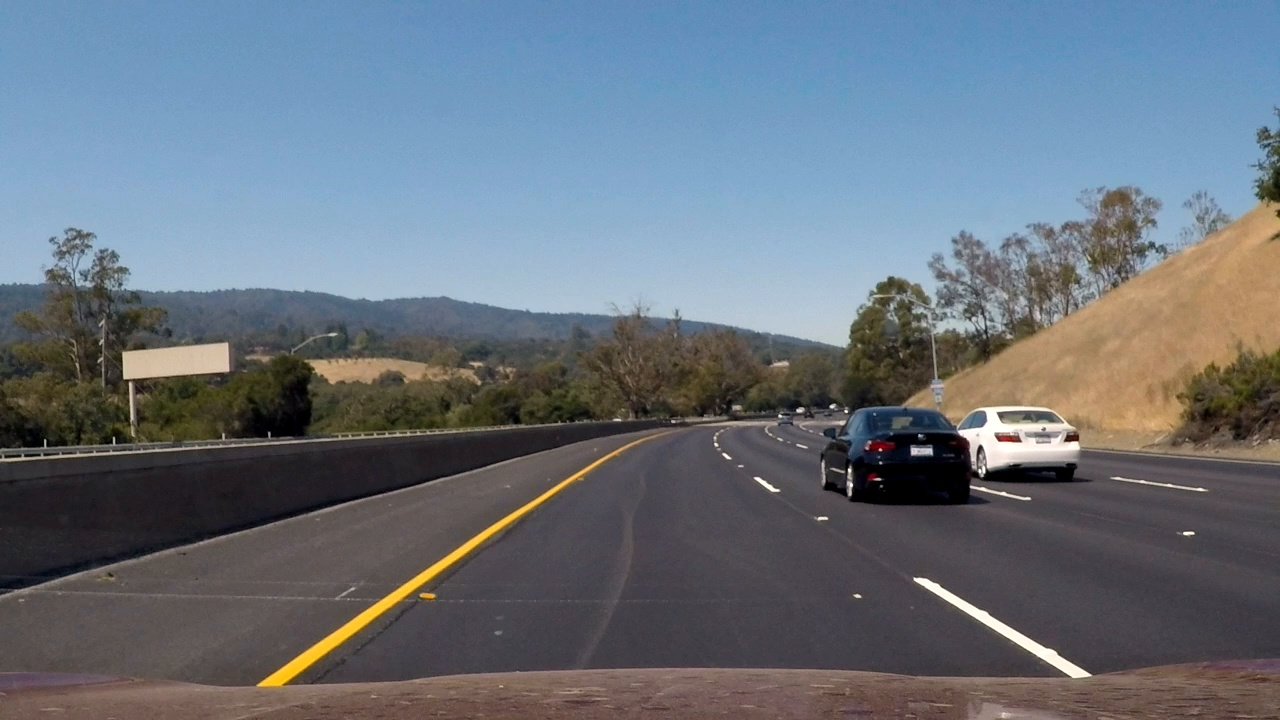
#> input picture images/challenge.jpg, 1280 x 720 px
$ python gradient_combination.py ../images/challenge.jpg
#> lines starting #> are read from the running program, lines starting #| are printed output that depends on the picture; after the words box and inside, x2 and y2 are one past the last pixel; in counts of white or black regions, pixels touching at a corner belong together
### tuner/tuner.py
#!/bin/env python3

import numpy as np
import cv2 as cv
import json
import argparse


class Tuner_Cfg:
    ''' Represents the configuration object of Tuner class
    :param cfg_file: File containing the configuration
    :type cfg_file: str
    :param default_attrs: Default configuration if cfg_file doesn't exit
    :type cfg_file: list
    '''
    def __init__(self, cfg_file, default_attrs = []):
        self._cfg_file = cfg_file
        self._cfg_attrs = self._load(default_attrs)


    def __str__(self):
        ret = ''
        for attr, val, maxVal in self._cfg_attrs:
            ret += f'{attr} = {val}\n'
        return ret


    def _load(self, default_attrs):
        try:
            with open(self._cfg_file, 'r') as fp:
                return json.load(fp)
        except FileNotFoundError:
            return default_attrs


    # [10 lines left out: function get_value, not called in this run]


    def get_attrs(self):
        '''Get the attributes list

        :returns: The list of attributes
        :rtype: list
        '''
        return self._cfg_attrs


    def get_dict(self):
        '''Get a dict with keyword and value of attrs

        :returns: The dict with all attributes
        :rtype: dict
        '''
        return {key:value for key, value, _ in self._cfg_attrs}


    # [9 lines left out: function set_value, not called in this run]


    def save(self):
        '''Saves the configuration to the cfg_file
        '''
        with open(self._cfg_file, 'w') as fp:
            json.dump(self._cfg_attrs, fp)


class Tuner_Args:
    def __init__(self, args):
        for key, value in args.items():
            setattr(self, key, value)


class Tuner:
    def __init__(self, image, cfg, process, title = ''):
        ''' Parameter Tuner class
        :param image: Input image
        :type image: numpy.ndarray
        :param cfg: Parameters configuration
        :type cfg: Tuner_Cfg
        :param process: The algorithm to be called whenever any parameter change
        :type process: function
        :param title: The title that appears on the window
        :type process: str
        '''
        self._TITLE = title
        self._image = image
        self._cfg = cfg
        self._process = process

        def on_change(attr, pos):
            self._cfg.set_value(attr, pos)
            self._render()

        def get_lambda(attr):
            return lambda pos : on_change(attr, pos)

        cv.namedWindow(self._TITLE, cv.WINDOW_NORMAL | cv.WINDOW_KEEPRATIO)

        for attr, value, max_val in self._cfg.get_attrs():
            cv.createTrackbar(
                attr,
                self._TITLE,
                value,
                max_val,
                get_lambda(attr),
            )

        self._render()
        key = cv.waitKey()
        while(key != ord('\r')):
            key = cv.waitKey()

        cv.destroyWindow(self._TITLE)


    def _render(self):
        shape, imgs = self._process(
            image = self._image,
            args = Tuner_Args(self._cfg.get_dict()),
        )
        self._plot(
            shape = shape,
            imgs = imgs,
        )


    def _plot(self, shape, imgs):
        lines = []
        for i in range(shape[0]):
            lines.append(np.hstack(imgs[i * shape[0]:i * shape[0] + shape[1]]))

        img = np.vstack(lines)
        cv.imshow(self._TITLE, img)


    def get_cfg(self):
        '''Get the resulting configuration

        :returns: The configuration after the tuning process
        :rtype: Tuner_Cfg
        '''
        return self._cfg


def Tuner_App(process, config, title, description = ''):
#> called with title = 'Gradient Combination'
    parser = argparse.ArgumentParser(description = description)
    parser.add_argument('img_path', help = 'Image file')
    parser.add_argument('-c', '--config_file',
        help = 'Config file',
        default = '.' + ''.join(title.split()) + '.cfg'
    )
    args = parser.parse_args()
    image = cv.imread(args.img_path)
#> image is the input picture: shape (720, 1280, 3); mean B, G, R 123.9, 113.8, 104.6

    cfg = Tuner(
            image = image,
            cfg = Tuner_Cfg(args.config_file, config),
            process = process,
            title = title,
    ).get_cfg()
#> the loop in __init__, `for key, value in args.items():` made 12 passes
#> (key, value) on passes 1 to 8: ('x_ksize', 3), ('x_ths_min', 0), ('x_ths_max', 0), ('y_ksize', 3), ('y_ths_min', 0), ('y_ths_max', 0), ('mag_ksize', 3), ('mag_ths_min', 0)

    cfg.save()
    print(cfg)

### examples/gradient_combination.py
#!/bin/env python3

import cv2 as cv
import numpy as np
import argparse
import tuner.tuner as tuner


def ths(img, ths_min, ths_max):
#> called with ths_min = 0, ths_max = 0
    ret = np.zeros_like(img)
#> ret: shape (720, 1280); every value is 0
    ret[(img >= ths_min) & (img <= ths_max)] = 255
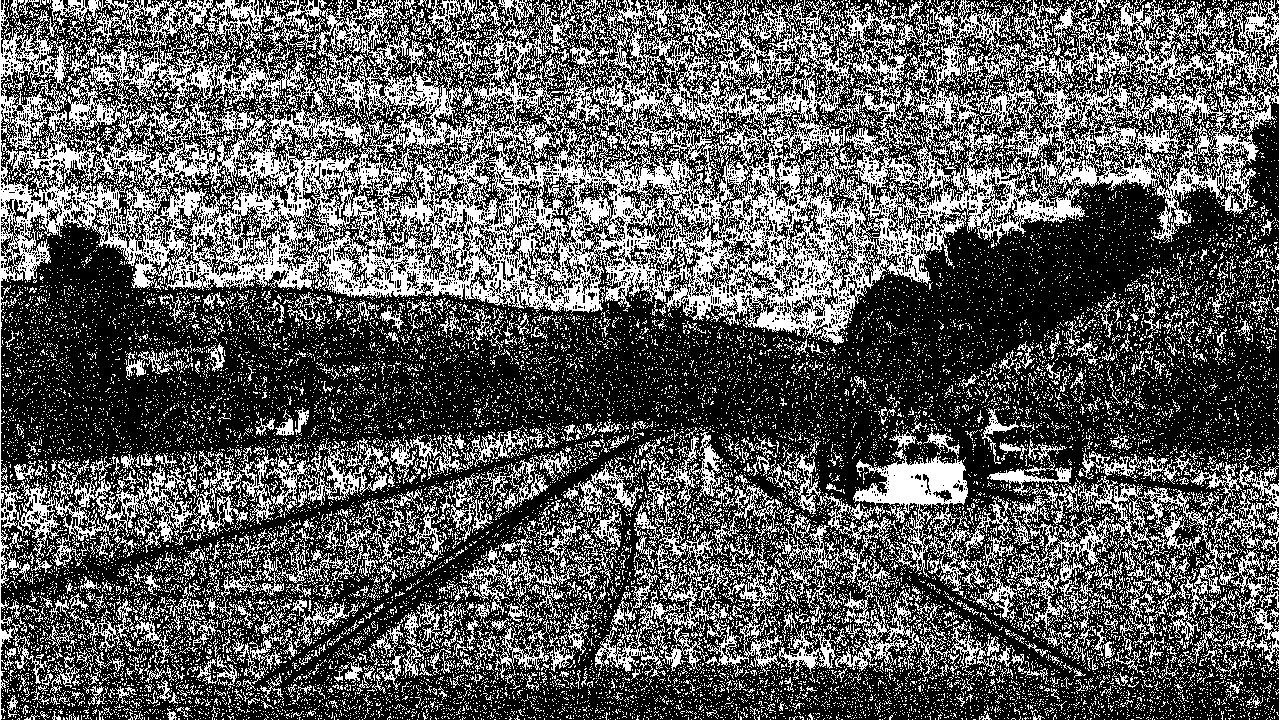
#> ret: shape (720, 1280); 35.4% white in thin lines or dots
    return np.uint8(ret)


def scale(img):
    img = np.absolute(img)
    return np.uint8(255 * (img / np.max(img)))


def mag(gradient_x, gradient_y):
    gradient_mag = np.sqrt(np.square(gradient_x) + np.square(gradient_y))
    return np.uint8(255 * (gradient_mag / np.max(gradient_mag)))


def gradient_xy(img, t, k_size, ths_min, ths_max):
    if t == 'x':
        return ths(scale(cv.Sobel(
            src = img,
            ddepth = cv.CV_64F,
            dx = 1,
            dy = 0,
            ksize = k_size
        )), ths_min, ths_max)

    return ths(scale(cv.Sobel(
        src = img,
        ddepth = cv.CV_64F,
        dx = 0,
        dy = 1,
        ksize = k_size
    )), ths_min, ths_max)


def gradient_mag(img, k_size, ths_min, ths_max):
#> called with k_size = 3, ths_min = 0, ths_max = 0
    grad_x = cv.Sobel(
        src = img,
        ddepth = cv.CV_64F,
        dx = 1,
        dy = 0,
        ksize = k_size,
    )
    grad_y = cv.Sobel(
        src = img,
        ddepth = cv.CV_64F,
        dx = 0,
        dy = 1,
        ksize = k_size,
    )
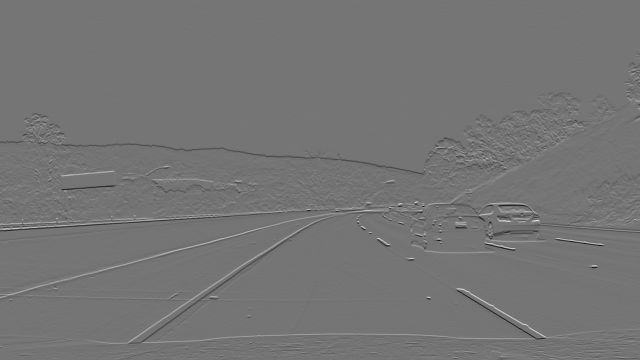
#> grad_y: shape (720, 1280) float64 (shown at 1/2 size); min -755, max 890, mean -0.5; drawn with min black and max white

    return ths(mag(grad_x, grad_y), ths_min, ths_max)
#> call 3 of ths, with ths_min = 0, ths_max = 0
#> in ths (call 3), `ret[(img >= ths_min) & (img <= ths_max)] = 255`:
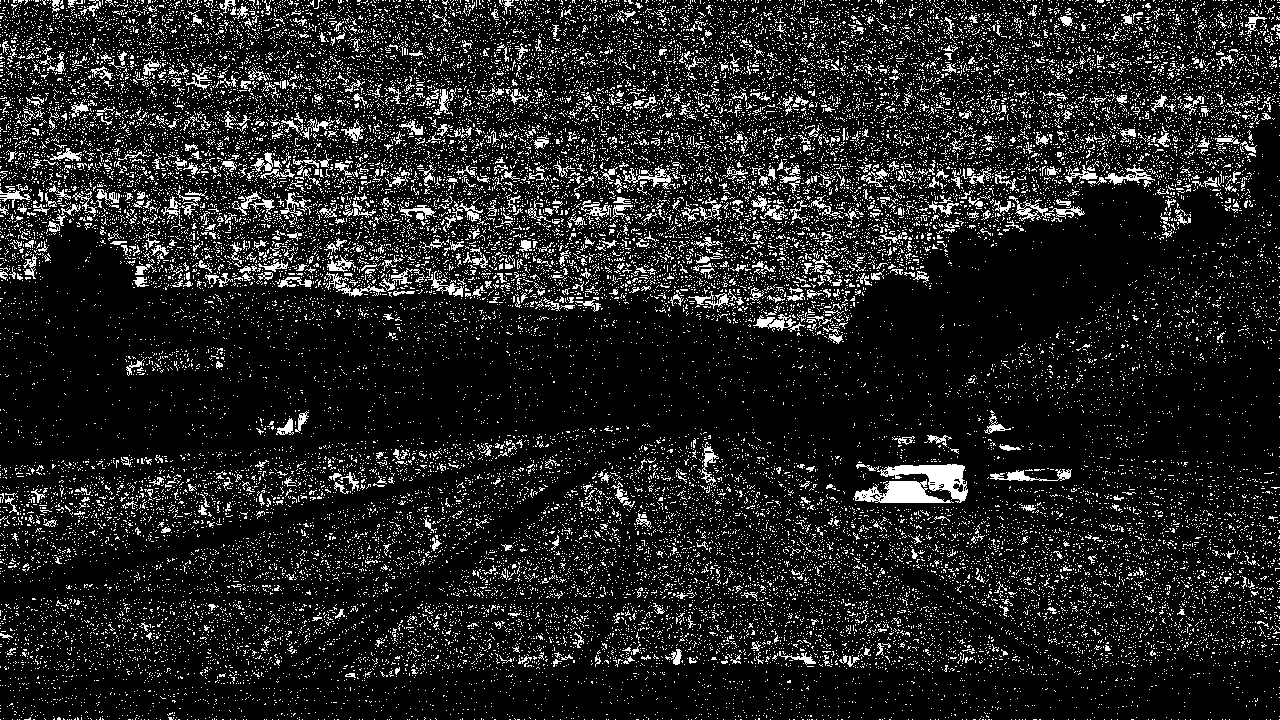
#> ret: shape (720, 1280); 12.9% white in thin lines or dots


def gradient_dir(img, k_size, ths_min, ths_max):
    grad_x = np.absolute(cv.Sobel(img, cv.CV_64F, 1, 0, ksize = k_size))
    grad_y = np.absolute(cv.Sobel(img, cv.CV_64F, 0, 1, ksize = k_size))

    return ths(np.arctan2(grad_y, grad_x), ths_min, ths_max).astype(np.uint8)


def process(image, args):
    adj_k = lambda ksize : ksize + (ksize + 1) % 2
    adj_deg = lambda deg : np.deg2rad(deg - 90)
    gray = cv.cvtColor(image, cv.COLOR_BGR2GRAY)
    grad_x = gradient_xy(gray, 'x', adj_k(args.x_ksize), args.x_ths_min, args.x_ths_max)
    grad_y = gradient_xy(gray, 'y', adj_k(args.y_ksize), args.y_ths_min, args.y_ths_max)
    grad_mag = gradient_mag(gray, adj_k(args.mag_ksize), args.mag_ths_min, args.mag_ths_max)
    grad_dir = gradient_dir(gray, adj_k(args.dir_ksize), adj_deg(args.dir_ths_min), adj_deg(args.dir_ths_max))

    return ((1, 1), [(grad_x & grad_y) | (grad_mag & grad_dir)])


CFG = [
    ['x_ksize', 3, 30],
    ['x_ths_min', 0, 255],
    ['x_ths_max', 0, 255],
    ['y_ksize', 3, 30],
    ['y_ths_min', 0, 255],
    ['y_ths_max', 0, 255],
    ['mag_ksize', 3, 30],
    ['mag_ths_min', 0, 255],
    ['mag_ths_max', 0, 255],
    ['dir_ksize', 3, 30],
    ['dir_ths_min', 0, 180],
    ['dir_ths_max', 0, 180],
]


if __name__ == '__main__':
    tuner.Tuner_App(
        process,
        CFG,
        'Gradient Combination',
        'Tune parameters for the gradient combination'
    )
#> in _render, `shape, imgs = self._process( image = self._image, args = Tuner_Args(se..`: shape = (1, 1); imgs = 1 item
#> in _plot, `img = np.vstack(lines)`:
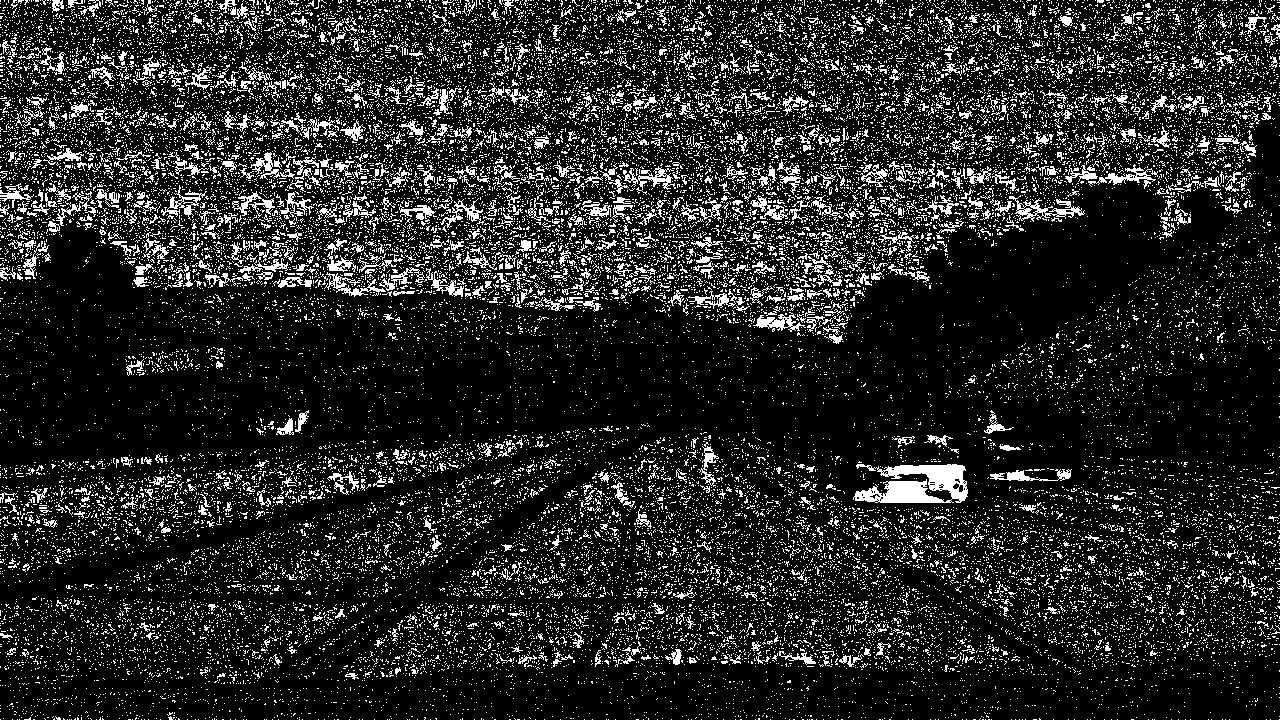
#> img: shape (720, 1280); 14.8% white in thin lines or dots
#> (key Esc is pressed here)
#> (key Esc is pressed here)
#| x_ksize = 3
#| x_ths_min = 0
#| x_ths_max = 0
#| y_ksize = 3
#| y_ths_min = 0
#| y_ths_max = 0
#> (further printed lines are left out)

$ run again, on images/solidWhiteRight.jpg
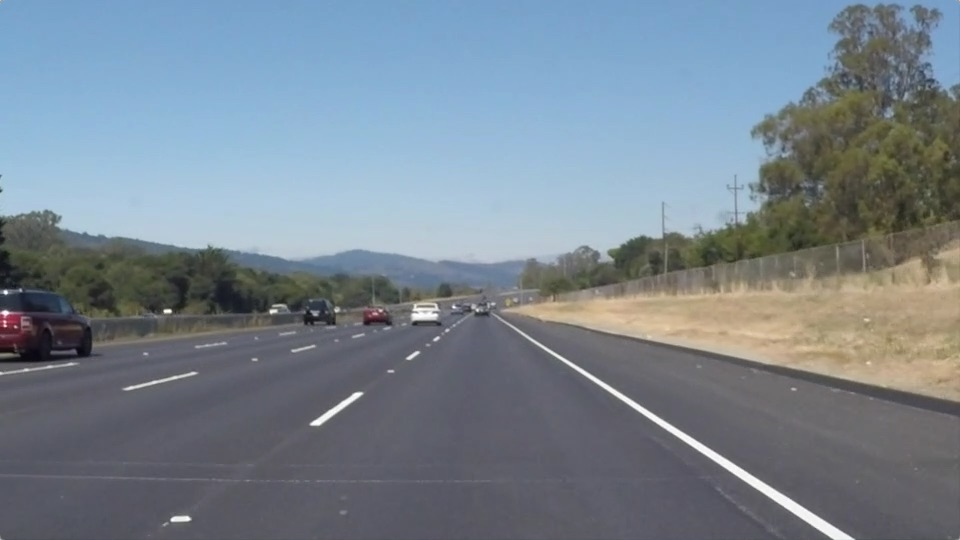
#> input picture images/solidWhiteRight.jpg, 960 x 540 px
#> in Tuner_App, image is the input picture: shape (540, 960, 3); mean B, G, R 143.7, 132.6, 120.3
#> the loop in __init__, `for key, value in args.items():` made 12 passes
#> (key, value) on passes 1 to 8: ('x_ksize', 3), ('x_ths_min', 0), ('x_ths_max', 0), ('y_ksize', 3), ('y_ths_min', 0), ('y_ths_max', 0), ('mag_ksize', 3), ('mag_ths_min', 0)
#> in ths, `ret[(img >= ths_min) & (img <= ths_max)] = 255`:
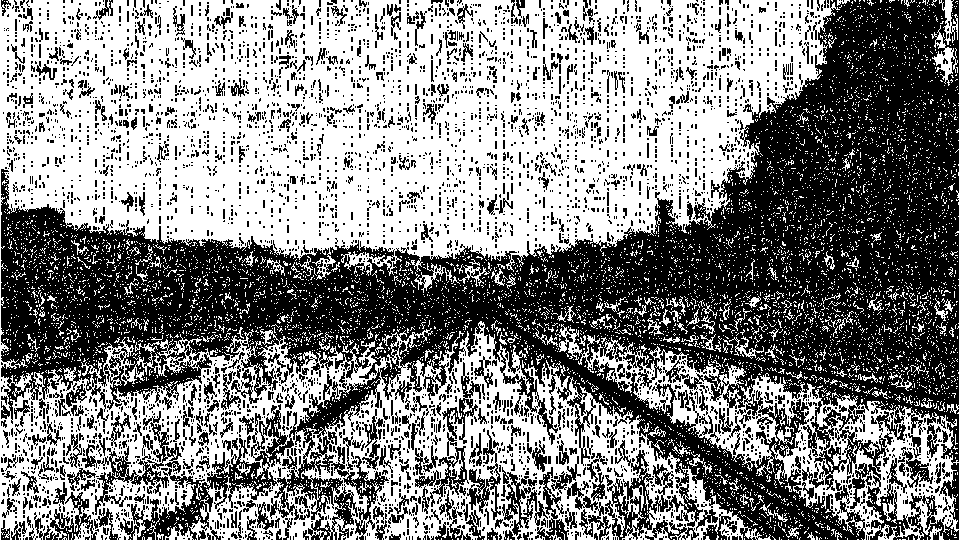
#> ret: shape (540, 960); 52.3% white; 4623 black regions (4054 under 20 px), largest, box (x1, y1, x2, y2) and area: (1, 0, 959, 540) 183742, (605, 440, 674, 540) 2164, (82, 411, 182, 515) 1913
#> shape = (1, 1); imgs = 1 item
#> in _plot, `img = np.vstack(lines)`:
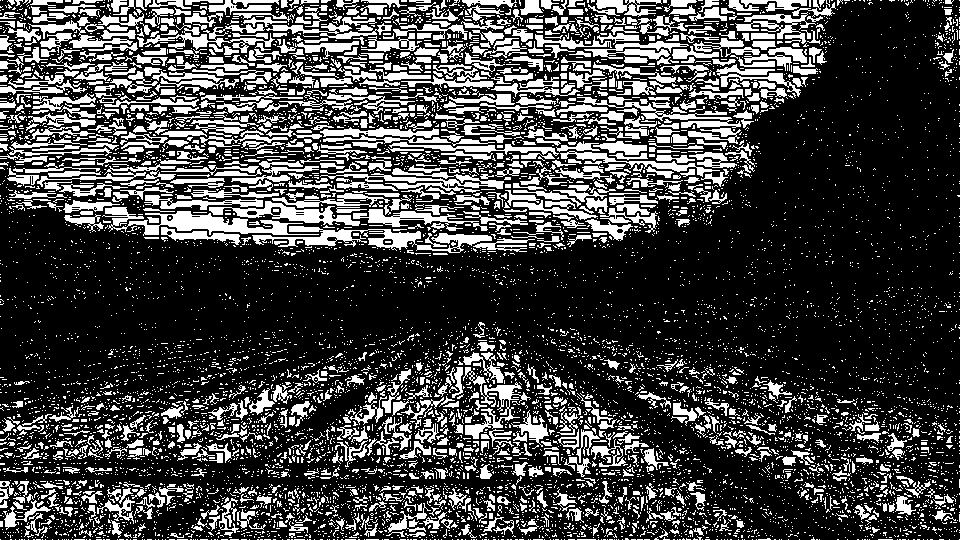
#> img: shape (540, 960); 26.2% white; 9316 white regions (8149 under 20 px), largest, box (x1, y1, x2, y2) and area: (102, 207, 319, 236) 2253, (252, 226, 492, 253) 2191, (320, 168, 504, 193) 1319
#| x_ksize = 3
#| x_ths_min = 0
#| x_ths_max = 0
#| y_ksize = 3
#| y_ths_min = 0
#| y_ths_max = 0
#> (further printed lines are left out)
